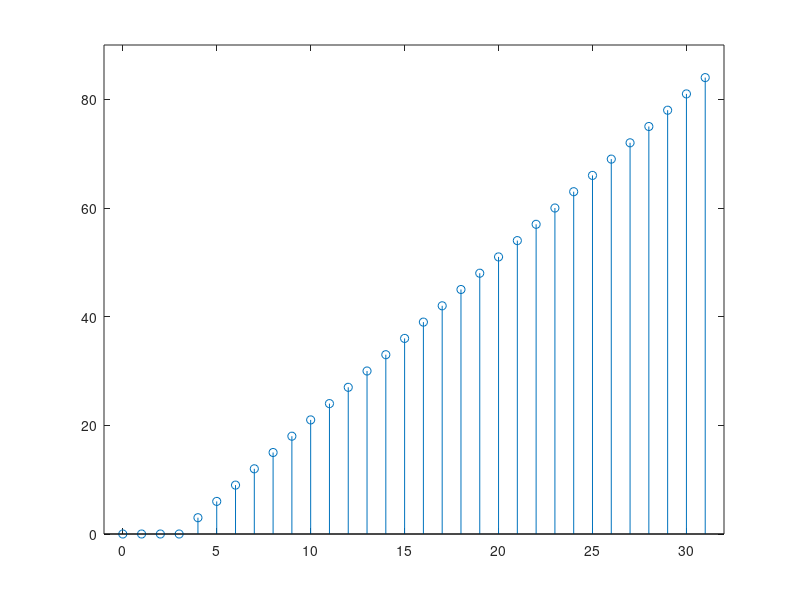

MATLAB code for this plot:
N=32;
k=4;
B=3;
t0=1;
x=[zeros(1,k) ones(1,N-k)];
for i=1:N
   x(i)=B*x(i)*(i-k);
end
xn=0:N-1;
stem(xn,x)
axis([-1 32 0 90])
